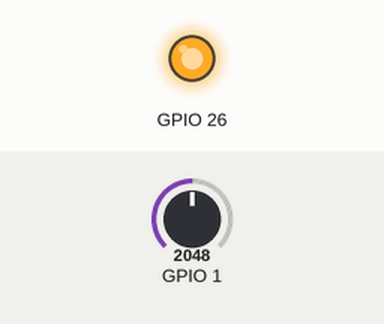
A sketch run on a simulated ESP32. Shown: output pins drawn as LEDs (lit = HIGH). Dashed ring = blinking. The inputs (shaded band) are chosen by the test bench; at power-on: GPIO 1 = 2048.

Above: at 2.8 s.
2.9 s: GPIO 1 set to 491
At 7.8 s:
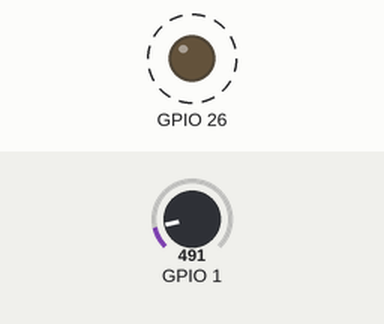
7.9 s: GPIO 1 set to 0
At 8.7 s:
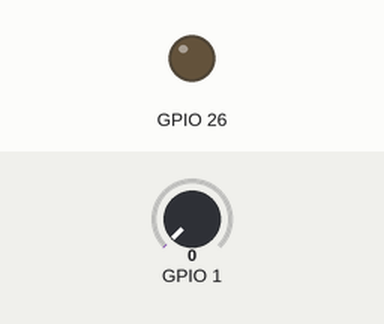
Timing chart, 0 to 10.9 s (numbered marks = the images above; inputs shaded):
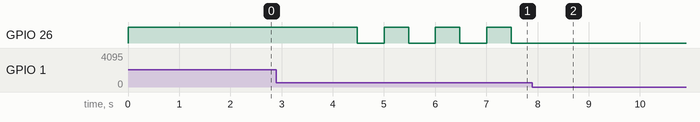

Measured:
- after the input at 2.9 s, GPIO 26: alternates HIGH for 0.48 s and LOW for 0.52 s, starting after 1.6 s
- after the input at 7.9 s, GPIO 26: stops changing and stays LOW

The sketch:

rapportCyclique.ino
```cpp
int periode = 1000;
float tension=0;
int rapport=0;

void setup() {
  // put your setup code here, to run once:
  Serial.begin(9600);
  while (!Serial){}
  pinMode(26,OUTPUT);
}

void loop() {
  // put your main code here, to run repeatedly:
  tension=analogRead(1);
  rapport=periode*tension/1023;

  digitalWrite(26,HIGH);
  delay(rapport);
  digitalWrite(26,LOW);
  delay(periode-rapport);
}
```
